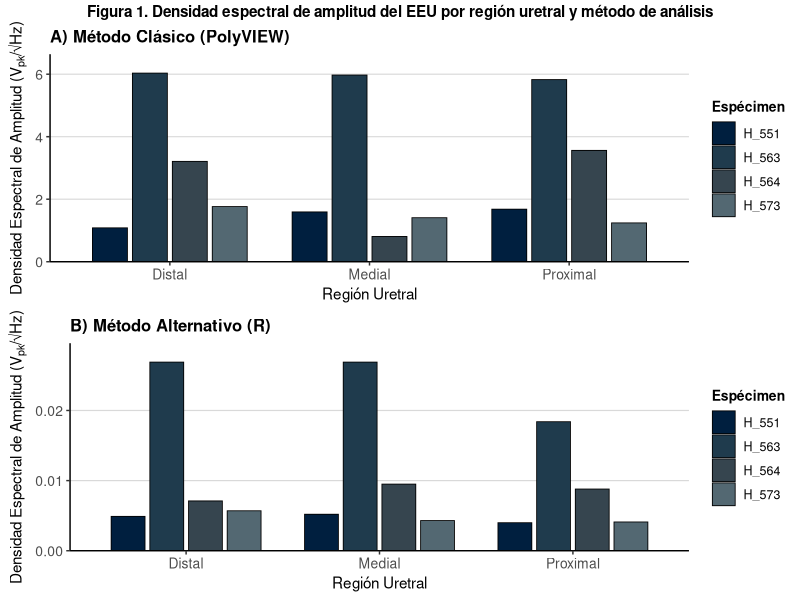

The R script that drew this image:
# ============================================================
# GRÁFICA 1: Barras agrupadas por región - Dos paneles
# Método Clásico (PolyVIEW) vs Método Alternativo (R)
# ============================================================

# Librerías necesarias
library(ggplot2)
library(dplyr)
library(gridExtra)

# ============================================================
# DATOS
# ============================================================

# Método Clásico (PolyVIEW)
datos_clasico <- data.frame(
  Especimen = c("H_551", "H_563", "H_564", "H_573",
                "H_551", "H_563", "H_564", "H_573",
                "H_551", "H_563", "H_564", "H_573"),
  Region = c(rep("Distal", 4), rep("Medial", 4), rep("Proximal", 4)),
  Magnitud = c(1.0850, 6.0351, 3.2103, 1.7653,
               1.5934, 5.9724, 0.8079, 1.4089,
               1.6815, 5.8265, 3.5614, 1.2420)
)

# Método Alternativo (R)
datos_alternativo <- data.frame(
  Especimen = c("H_551", "H_563", "H_564", "H_573",
                "H_551", "H_563", "H_564", "H_573",
                "H_551", "H_563", "H_564", "H_573"),
  Region = c(rep("Distal", 4), rep("Medial", 4), rep("Proximal", 4)),
  Magnitud = c(0.0049, 0.0269, 0.0071, 0.0057,
               0.0052, 0.0269, 0.0095, 0.0043,
               0.0040, 0.0184, 0.0088, 0.0041)
)

# Ordenar regiones
orden_regiones <- c("Distal", "Medial", "Proximal")
datos_clasico$Region <- factor(datos_clasico$Region, levels = orden_regiones)
datos_alternativo$Region <- factor(datos_alternativo$Region, levels = orden_regiones)

# ============================================================
# COLORES
# ============================================================

colores_especimenes <- c(
  "H_551" = "#001F3F",
  "H_563" = "#1F3B4D",
  "H_564" = "#36454F",
  "H_573" = "#536872"
)

# ============================================================
# PANEL A: Método Clásico (PolyVIEW)
# ============================================================

panel_A <- ggplot(datos_clasico, 
                  aes(x = Region, y = Magnitud, fill = Especimen)) +
  geom_bar(stat = "identity", 
           position = position_dodge(width = 0.8),
           width = 0.7,
           color = "black",
           linewidth = 0.3) +
  scale_fill_manual(values = colores_especimenes,
                    name = "Espécimen") +
  scale_y_continuous(expand = expansion(mult = c(0, 0.1))) +
  labs(
    title = "A) Método Clásico (PolyVIEW)",
    x = "Región Uretral",
    y = expression("Densidad Espectral de Amplitud (V"["pk"]*"/√Hz)")
  ) +
  theme_classic() +
  theme(
    plot.title = element_text(size = 12, face = "bold", hjust = 0),
    axis.title = element_text(size = 11),
    axis.text = element_text(size = 10),
    legend.title = element_text(size = 10, face = "bold"),
    legend.text = element_text(size = 9),
    legend.position = "right",
    panel.grid.major.y = element_line(color = "grey85", linewidth = 0.4)
  )

# ============================================================
# PANEL B: Método Alternativo (R)
# ============================================================

panel_B <- ggplot(datos_alternativo, 
                  aes(x = Region, y = Magnitud, fill = Especimen)) +
  geom_bar(stat = "identity", 
           position = position_dodge(width = 0.8),
           width = 0.7,
           color = "black",
           linewidth = 0.3) +
  scale_fill_manual(values = colores_especimenes,
                    name = "Espécimen") +
  scale_y_continuous(expand = expansion(mult = c(0, 0.1))) +
  labs(
    title = "B) Método Alternativo (R)",
    x = "Región Uretral",
    y = expression("Densidad Espectral de Amplitud (V"["pk"]*"/√Hz)")
  ) +
  theme_classic() +
  theme(
    plot.title = element_text(size = 12, face = "bold", hjust = 0),
    axis.title = element_text(size = 11),
    axis.text = element_text(size = 10),
    legend.title = element_text(size = 10, face = "bold"),
    legend.text = element_text(size = 9),
    legend.position = "right",
    panel.grid.major.y = element_line(color = "grey85", linewidth = 0.4)
  )

# ============================================================
# UNIR PANELES Y GUARDAR
# ============================================================

figura_1 <- grid.arrange(
  panel_A, panel_B,
  ncol = 1,
  top = grid::textGrob(
    "Figura 1. Densidad espectral de amplitud del EEU por región uretral y método de análisis",
    gp = grid::gpar(fontsize = 11, fontface = "bold")
  )
)

# Guardar en alta resolución para tesis
ggsave(
  filename = "Figura1_Barras_Agrupadas.png",
  plot = figura_1,
  width = 8,
  height = 10,
  dpi = 300,
  units = "in"
)

cat("Gráfica guardada como: Figura1_Barras_Agrupadas.png\n")
